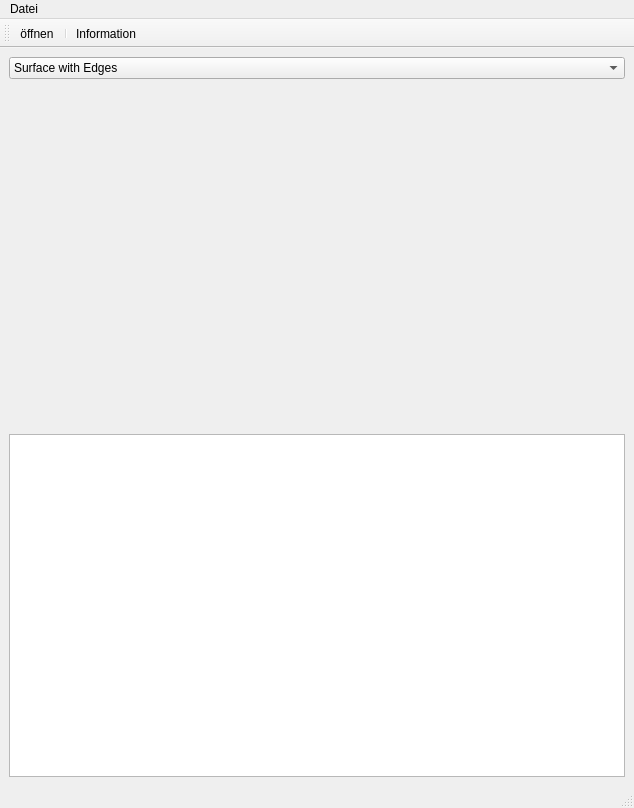
<?xml version="1.0" encoding="UTF-8"?>
<ui version="4.0">
 <class>MainWindow</class>
 <widget class="QMainWindow" name="MainWindow">
  <property name="geometry">
   <rect>
    <x>0</x>
    <y>0</y>
    <width>634</width>
    <height>808</height>
   </rect>
  </property>
  <property name="windowTitle">
   <string>MainWindow</string>
  </property>
  <widget class="QWidget" name="centralwidget">
   <layout class="QVBoxLayout" name="verticalLayout">
    <item>
     <widget class="QComboBox" name="comboBox">
      <property name="currentIndex">
       <number>2</number>
      </property>
      <item>
       <property name="text">
        <string>Points</string>
       </property>
      </item>
      <item>
       <property name="text">
        <string>Surface</string>
       </property>
      </item>
      <item>
       <property name="text">
        <string>Surface with Edges</string>
       </property>
      </item>
      <item>
       <property name="text">
        <string>Wireframe</string>
       </property>
      </item>
     </widget>
    </item>
    <item>
     <widget class="QVTKOpenGLNativeWidget" name="qvtkwidget" native="true"/>
    </item>
    <item>
     <widget class="QPlainTextEdit" name="plainTextEdit">
      <property name="sizePolicy">
       <sizepolicy hsizetype="Expanding" vsizetype="Preferred">
        <horstretch>0</horstretch>
        <verstretch>0</verstretch>
       </sizepolicy>
      </property>
     </widget>
    </item>
   </layout>
  </widget>
  <widget class="QStatusBar" name="statusbar"/>
  <widget class="QToolBar" name="toolBar">
   <property name="windowTitle">
    <string>toolBar</string>
   </property>
   <attribute name="toolBarArea">
    <enum>TopToolBarArea</enum>
   </attribute>
   <attribute name="toolBarBreak">
    <bool>false</bool>
   </attribute>
   <addaction name="actionOpenVTU"/>
   <addaction name="separator"/>
   <addaction name="actionInformation"/>
  </widget>
  <widget class="QMenuBar" name="menubar">
   <property name="geometry">
    <rect>
     <x>0</x>
     <y>0</y>
     <width>634</width>
     <height>23</height>
    </rect>
   </property>
   <widget class="QMenu" name="menuDatei">
    <property name="title">
     <string>Datei</string>
    </property>
    <addaction name="actionOpenVTU"/>
   </widget>
   <addaction name="menuDatei"/>
  </widget>
  <action name="actionOpenVTU">
   <property name="text">
    <string>öffnen</string>
   </property>
  </action>
  <action name="actionInformation">
   <property name="text">
    <string>Information</string>
   </property>
  </action>
 </widget>
 <customwidgets>
  <customwidget>
   <class>QVTKOpenGLNativeWidget</class>
   <extends>QWidget</extends>
   <header>QVTKOpenGLNativeWidget.h</header>
   <container>1</container>
  </customwidget>
 </customwidgets>
 <resources/>
 <connections/>
</ui>
